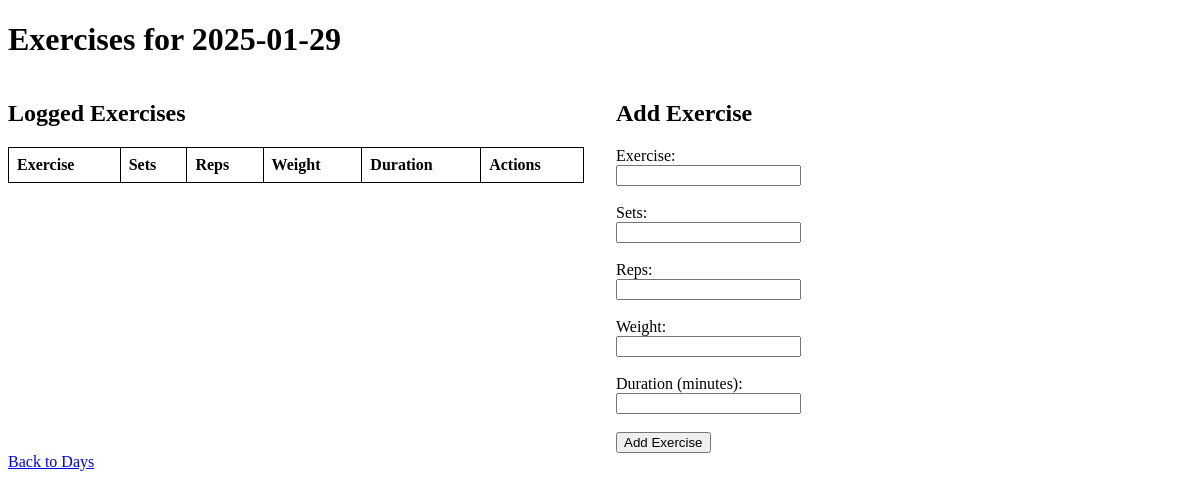
The page /day/2025-01-29 on the database as committed earlier.
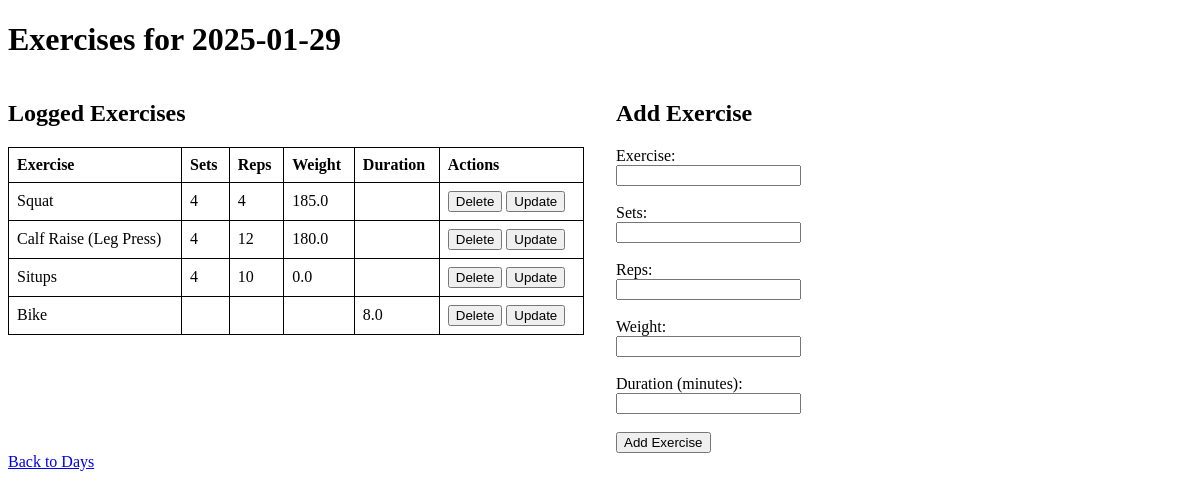
The same page on the database as committed later.
### tables this page shows
CREATE TABLE Workouts (
    id INTEGER PRIMARY KEY AUTOINCREMENT,
    date TEXT NOT NULL,
    exercise TEXT NOT NULL,
    sets INTEGER,
    reps INTEGER,
    weight REAL,
    duration REAL
);

### app.py (the view, shortened to what this page needs)
@app.route("/day/<date>", methods=["GET", "POST"])
def view_workouts_by_day(date):
    conn = get_db_connection()
    workouts = conn.execute("SELECT * FROM Workouts WHERE date = ?", (date,)).fetchall()
    conn.close()
    return render_template("workouts.html", date=date, workouts=workouts)

### app.py (called while the page is built)
def get_db_connection():
    conn = sqlite3.connect(DATABASE)
    conn.row_factory = sqlite3.Row
    return conn

### templates/workouts.html (shortened to what this page needs)
<!DOCTYPE html>
<html>
<head>
</head>
<body>
    <h1>Exercises for {{ date }}</h1>
    <div class="container">
        <div class="workouts">
            <h2>Logged Exercises</h2>
            <table>
                <tr>
                    <th>Exercise</th>
                    <th>Sets</th>
                    <th>Reps</th>
                    <th>Weight</th>
                    <th>Duration</th>
                    <th>Actions</th>
                </tr>
                {% for workout in workouts %}
                <tr>
                    <td>{{ workout["exercise"] }}</td>
                    <td>{{ workout["sets"] }}</td>
                    <td>{{ workout["reps"] }}</td>
                    <td>{{ workout["weight"] }}</td>
                    <td>{{ workout["duration"] }}</td>
                    <td>
                        <form method="post" action="/delete/{{ workout['id'] }}/{{ date }}" style="display:inline;">
                            <button type="submit">Delete</button>
                        </form>
                        <form method="get" action="/update/{{ workout['id'] }}/{{ date }}" style="display:inline;">
                            <button type="submit">Update</button>
                        </form>
                    </td>
                </tr>
                {% endfor %}
            </table>
        </div>
        <div class="add-exercise">
            <h2>Add Exercise</h2>
            <form method="post">
                <label for="exercise">Exercise:</label><br>
                <input type="text" id="exercise" name="exercise" required><br><br>
                <label for="sets">Sets:</label><br>
                <input type="number" id="sets" name="sets"><br><br>
                <label for="reps">Reps:</label><br>
                <input type="number" id="reps" name="reps"><br><br>
                <label for="weight">Weight:</label><br>
                <input type="number" step="0.1" id="weight" name="weight"><br><br>
                <label for="duration">Duration (minutes):</label><br>
                <input type="number" step="0.1" id="duration" name="duration"><br><br>
                <button type="submit">Add Exercise</button>
            </form>
        </div>
    </div>
    <a href="/">Back to Days</a>
</body>
</html>

Rows that differ between the two databases and show on the page:
added Workouts: exercise "Squat", sets "4", reps "4", weight "185.0"
added Workouts: exercise "Calf Raise (Leg Press)", sets "4", reps "12", weight "180.0"
added Workouts: exercise "Situps", sets "4", reps "10", weight "0.0"
added Workouts: exercise "Bike", duration "8.0"
